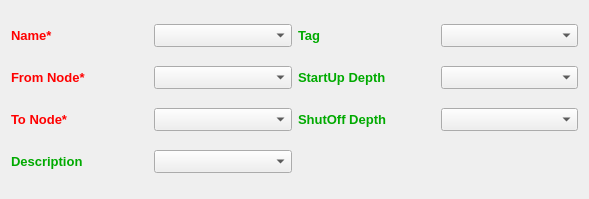
            <widget class="QWidget" name="scrollAreaWidgetContents_7">
             <property name="geometry">
              <rect>
               <x>0</x>
               <y>0</y>
               <width>589</width>
               <height>199</height>
              </rect>
             </property>
             <layout class="QGridLayout" name="gridLayout_8">
              <item row="1" column="1">
               <widget class="QComboBox" name="comboPumpName">
                <property name="font">
                 <font>
                  <pointsize>10</pointsize>
                  <weight>50</weight>
                  <bold>false</bold>
                 </font>
                </property>
               </widget>
              </item>
              <item row="5" column="0">
               <widget class="QLabel" name="label_71">
                <property name="font">
                 <font>
                  <pointsize>10</pointsize>
                  <weight>75</weight>
                  <bold>true</bold>
                 </font>
                </property>
                <property name="styleSheet">
                 <string notr="true">color:rgb(255, 0, 0)</string>
                </property>
                <property name="text">
                 <string>To Node*</string>
                </property>
               </widget>
              </item>
              <item row="1" column="0">
               <widget class="QLabel" name="label_83">
                <property name="font">
                 <font>
                  <pointsize>10</pointsize>
                  <weight>75</weight>
                  <bold>true</bold>
                 </font>
                </property>
                <property name="styleSheet">
                 <string notr="true">color:rgb(255, 0, 0)</string>
                </property>
                <property name="text">
                 <string>Name*</string>
                </property>
               </widget>
              </item>
              <item row="5" column="1">
               <widget class="QComboBox" name="comboPumpToNode">
                <property name="font">
                 <font>
                  <pointsize>10</pointsize>
                  <weight>50</weight>
                  <bold>false</bold>
                 </font>
                </property>
               </widget>
              </item>
              <item row="3" column="0">
               <widget class="QLabel" name="label_70">
                <property name="font">
                 <font>
                  <pointsize>10</pointsize>
                  <weight>75</weight>
                  <bold>true</bold>
                 </font>
                </property>
                <property name="styleSheet">
                 <string notr="true">color:rgb(255, 0, 0)</string>
                </property>
                <property name="text">
                 <string>From Node*</string>
                </property>
               </widget>
              </item>
              <item row="3" column="1">
               <widget class="QComboBox" name="comboPumpFromNode">
                <property name="font">
                 <font>
                  <pointsize>10</pointsize>
                  <weight>50</weight>
                  <bold>false</bold>
                 </font>
                </property>
               </widget>
              </item>
              <item row="11" column="0">
               <widget class="QLabel" name="label_88">
                <property name="font">
                 <font>
                  <pointsize>10</pointsize>
                  <weight>75</weight>
                  <bold>true</bold>
                 </font>
                </property>
                <property name="styleSheet">
                 <string notr="true">color:rgb(0, 170, 0)</string>
                </property>
                <property name="text">
                 <string>Description</string>
                </property>
               </widget>
              </item>
              <item row="11" column="1">
               <widget class="QComboBox" name="comboPumpDescription">
                <property name="font">
                 <font>
                  <pointsize>10</pointsize>
                  <weight>50</weight>
                  <bold>false</bold>
                 </font>
                </property>
               </widget>
              </item>
              <item row="1" column="2">
               <widget class="QLabel" name="label_80">
                <property name="font">
                 <font>
                  <pointsize>10</pointsize>
                  <weight>75</weight>
                  <bold>true</bold>
                 </font>
                </property>
                <property name="styleSheet">
                 <string notr="true">color:rgb(0, 170, 0)</string>
                </property>
                <property name="text">
                 <string>Tag</string>
                </property>
               </widget>
              </item>
              <item row="1" column="3">
               <widget class="QComboBox" name="comboPumpTag">
                <property name="font">
                 <font>
                  <pointsize>10</pointsize>
                  <weight>50</weight>
                  <bold>false</bold>
                 </font>
                </property>
               </widget>
              </item>
              <item row="3" column="2">
               <widget class="QLabel" name="label_81">
                <property name="font">
                 <font>
                  <pointsize>10</pointsize>
                  <weight>75</weight>
                  <bold>true</bold>
                 </font>
                </property>
                <property name="styleSheet">
                 <string notr="true">color:rgb(0, 170, 0)</string>
                </property>
                <property name="text">
                 <string>StartUp Depth</string>
                </property>
               </widget>
              </item>
              <item row="3" column="3">
               <widget class="QComboBox" name="comboPumpStartUpDepth">
                <property name="font">
                 <font>
                  <pointsize>10</pointsize>
                  <weight>50</weight>
                  <bold>false</bold>
                 </font>
                </property>
               </widget>
              </item>
              <item row="5" column="2">
               <widget class="QLabel" name="label_82">
                <property name="font">
                 <font>
                  <pointsize>10</pointsize>
                  <weight>75</weight>
                  <bold>true</bold>
                 </font>
                </property>
                <property name="styleSheet">
                 <string notr="true">color:rgb(0, 170, 0)</string>
                </property>
                <property name="text">
                 <string>ShutOff Depth</string>
                </property>
               </widget>
              </item>
              <item row="5" column="3">
               <widget class="QComboBox" name="comboPumpShutoffDepth">
                <property name="font">
                 <font>
                  <pointsize>10</pointsize>
                  <weight>50</weight>
                  <bold>false</bold>
                 </font>
                </property>
               </widget>
              </item>
             </layout>
            </widget>
